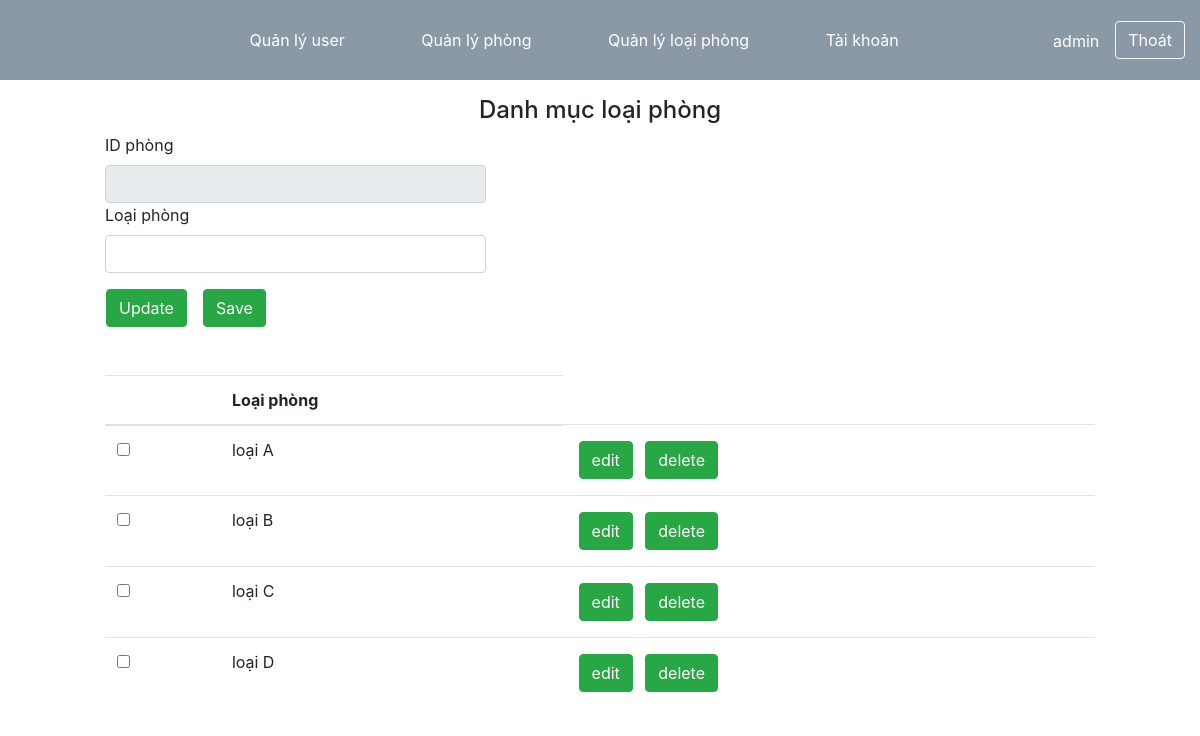
The app's page /admin/index.php?action=danhmucloaiphong (signed in), older data.
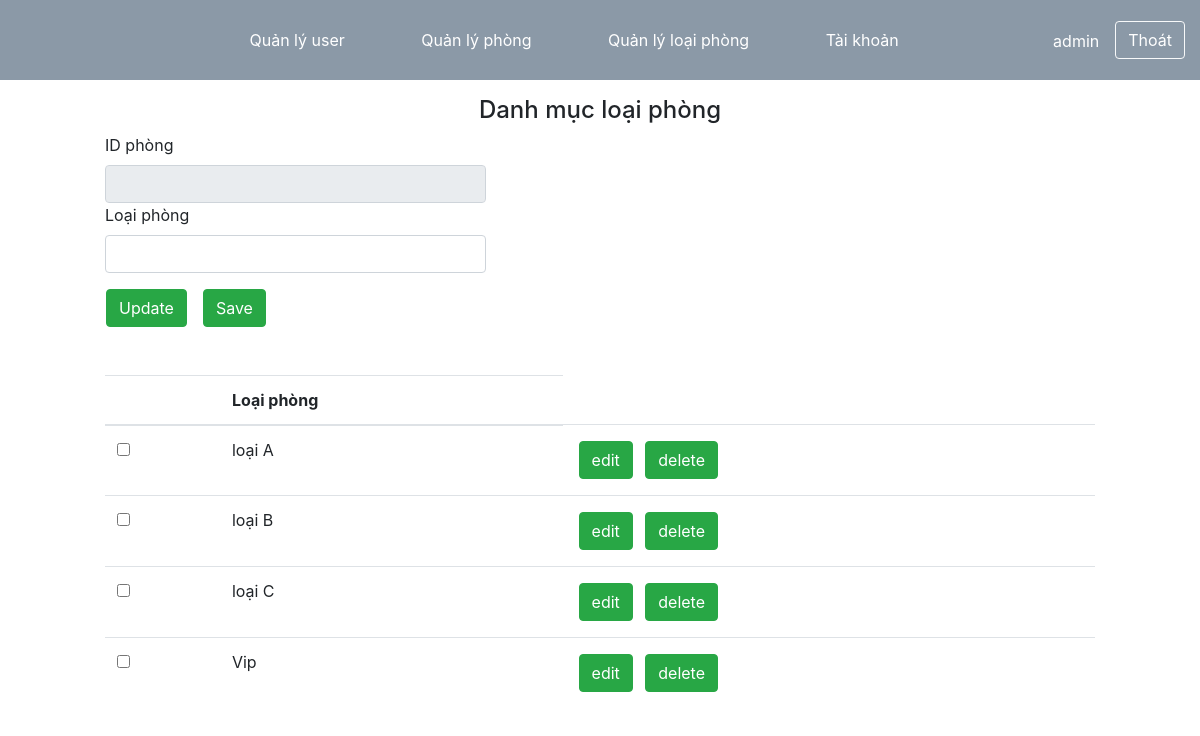
The same page, newer data.
### tables this page shows
CREATE TABLE IF NOT EXISTS `loaiphong` (
  `ID` int NOT NULL AUTO_INCREMENT,
  `loaiphong` varchar(50) NOT NULL,
  PRIMARY KEY (`ID`)
);

### admin/danhmucloaiphong/ds_loaiphong.php (called while the page is built)
<?php
	$lp = new loaiphongModel();
	$dsloaiphong = $lp->docdanhsachloaiphong();
 ?>

### models/database.php (called while the page is built, shortened)
<?php
	class connect{
		public function get_data($sql)
		{
			$conn = mysqli_connect("localhost","root","","quanlykhachsan");
			$result = mysqli_query($conn,$sql);
			$arr = mysqli_fetch_all($result,MYSQLI_ASSOC);
			return $arr;
		}
	}
 ?>

### models/loaiphongModel.php (called while the page is built, shortened)
<?php
	class loaiphongModel extends connect
	{
		public function docdanhsachloaiphong()
		{
			$sql = "select * from loaiphong";
			$dsloaiphong = $this->get_data($sql);
			return $dsloaiphong;
		}
	}
 ?>

### admin/danhmucloaiphong/load_danhmucloaiphong.php (the view)
<div class="text-center">
		<h4>Danh mục loại phòng</h4>
	</div>
<div class="row mb-5">
		<form method="post" action="index.php?action=danhmucloaiphong" enctype="multipart/form-data" style="width:80%">
			<div class="row">
                <div class="form-group col col-md-6">
                	<label class="form-label">ID phòng</label>
                    <input type="text" name="id" readonly class="form-control" value="<?php if(isset($txt_id)) echo $txt_id ?>" />
                    <label class="form-label">Loại phòng</label>
                    <input type="text" name="loaiphong" required class="form-control" value="<?php if(isset($txt_loaiphong)) echo $txt_loaiphong ?>" />
                </div>
			</div>
			<div class="row" style="width:40%">
				<input name="btn_sualoaiphong" type="submit" value="Update" class="btn btn-success ml-3 mr-3">
				<input name="btn_luuloaiphong" type="submit" value="Save" class="btn btn-success">
			</div>
    	</form>
	</div>
<div class="row">
	<table class="table">
			  <thead>
			    <tr>
			      <th scope="col"></th>
					<th scope="col">Loại phòng</th>
			    </tr>
			  </thead>
			  <tbody>
			  	<?php foreach ($dsloaiphong as $key => $value): ?>
			  		<tr>
				      <th><input type="checkbox" placeholder="loaiphong" name="loaiphong" value=""></th>
				      <td><?php echo $value["loaiphong"] ?></td>
				      <td>
				      	<?php
				      		$id_delete = "index.php?action=xoaloaiphong&id=".$value["ID"];
				      		$id_update = "index.php?action=sualoaiphong&id=".$value["ID"];
				      	?>
				      	<a href=<?php echo $id_update ?>><input type="button" class="btn btn-success m-1" name="" value="edit"></a>
				      	<a href=<?php echo $id_delete ?>><input type="button" class="btn btn-success m-1"  name="" value="delete"></a>
				      </td>
			    </tr>
			  	<?php endforeach ?>
			  </tbody>
			</table>
</div>

Row changes from the older to the newer data that the page shows:
changed loaiphong: loaiphong "loại D" → "Vip"
